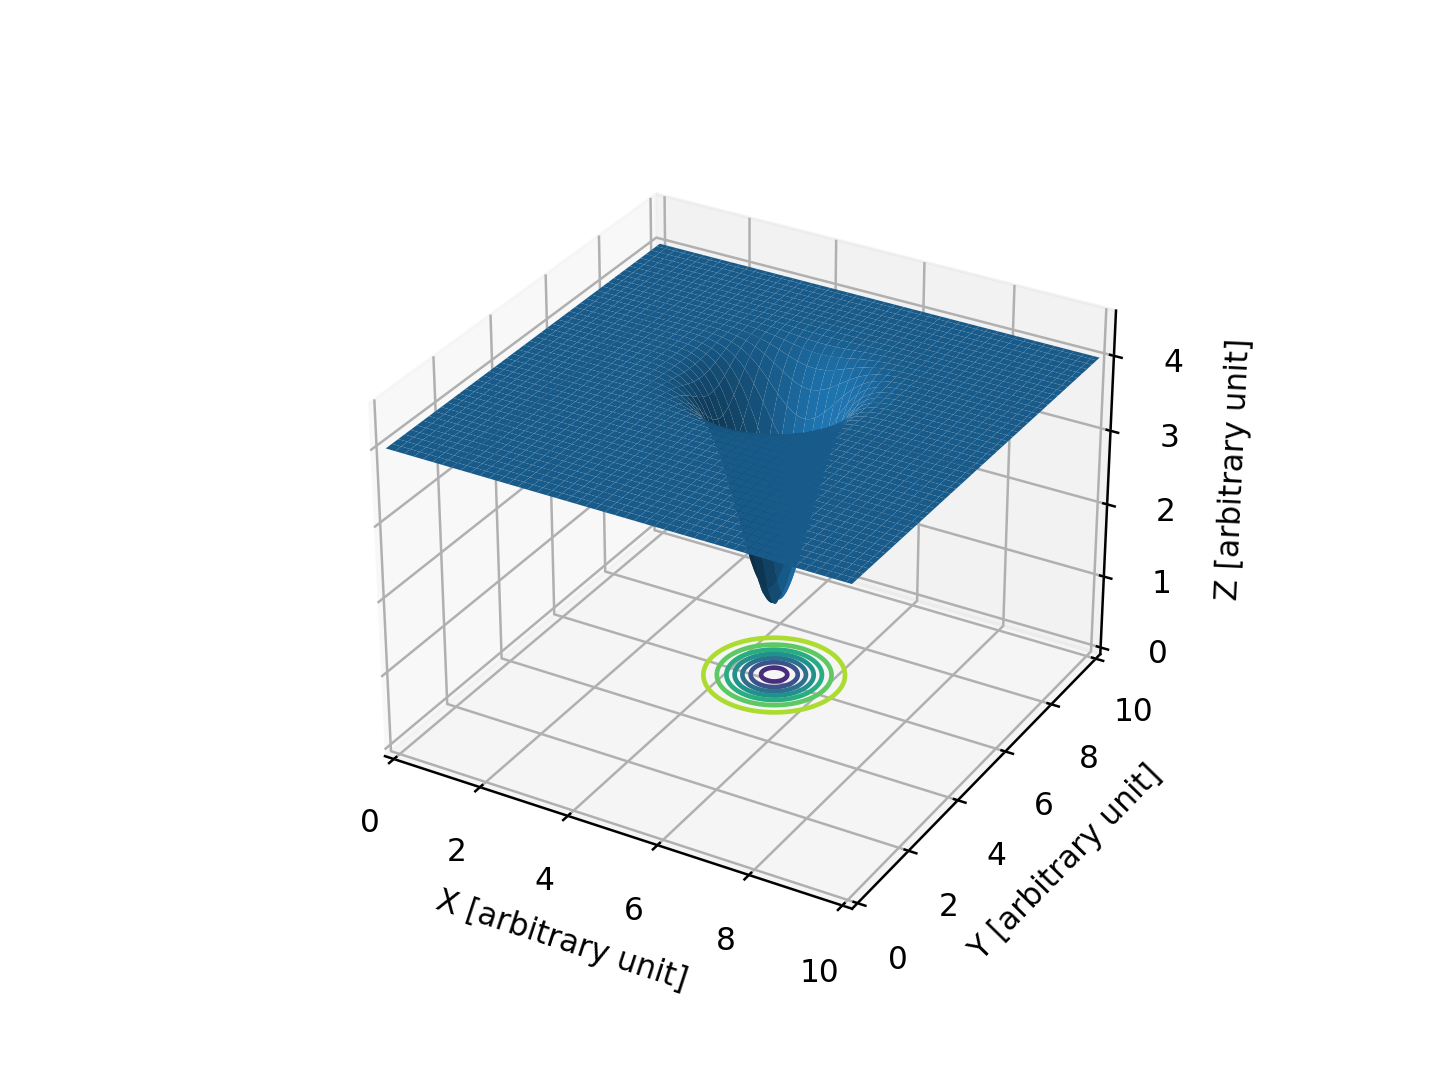

Source code (Python):
#!/usr/pkg/bin/python3.9

#
# Time-stamp: <2022/10/17 01:04:04 (CST) daisuke>
#

# importing numpy module
import numpy

# importing matplotlib module
import matplotlib.figure
import matplotlib.backends.backend_agg

# output file name
file_output = 'ai202209_s05_36.png'

# coefficients
a = -3.0
b = 5.0
c = 6.0
d = 4.0

# data to plot
data_x = numpy.linspace (0.0, 10.0, 1001)
data_y = numpy.linspace (0.0, 10.0, 1001)
data_xx, data_yy = numpy.meshgrid (data_x, data_y)
data_zz = a * numpy.exp (-(data_xx - b)**2) * numpy.exp (-(data_yy - c)**2) + d

#
# making plot using Matplotlib
#
    
# making objects "fig" and "ax"
fig    = matplotlib.figure.Figure ()
canvas = matplotlib.backends.backend_agg.FigureCanvasAgg (fig)
ax     = fig.add_subplot (111, projection='3d')

# axes
ax.set_xlabel ('X [arbitrary unit]')
ax.set_ylabel ('Y [arbitrary unit]')
ax.set_zlabel ('Z [arbitrary unit]')
ax.set_xlim (0.0, 10.0)
ax.set_ylim (0.0, 10.0)
ax.set_zlim (0.0, 4.5)

# plotting data
ax.plot_surface (data_xx, data_yy, data_zz, \
                 label='$f(x,y) = -3 \exp (x-5)^2 \exp (y-6)^2 + 4$')
ax.contour (data_xx, data_yy, data_zz, zdir='z', offset=0.0)

# saving file
fig.savefig (file_output, dpi=225)
